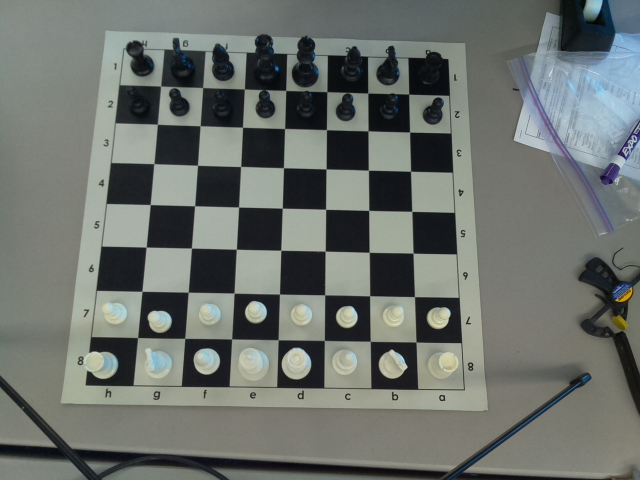
#> input picture chesshack/board-pictures/640-480/0.jpg, 640 x 480 px; the run also reads 1 picture not shown here
$ python process_vision.py ../../../chesshack/board-pictures/640-480/0.jpg ../../../chesshack/board-pictures/640-480/1.jpg ../../../chesshack/board-pictures/640-480/1.jpg   (Python 2 division)
#> lines starting #> are read from the running program, lines starting #| are printed output that depends on the picture; after the words box and inside, x2 and y2 are one past the last pixel; in counts of white or black regions, pixels touching at a corner belong together
#> in find_everything, orig_img_in is the input picture: shape (480, 640, 3); mean B, G, R 108.2, 113, 107.9
### lib/chess-cv/py-chess-cv/lib/cv.py
import cv2
import numpy as np
from game import initialize_game
from Square import Square

def crop_img(orig_img, sobel_img):
    #Make it grayscale
    gray = cv2.cvtColor(sobel_img,cv2.COLOR_BGR2GRAY)
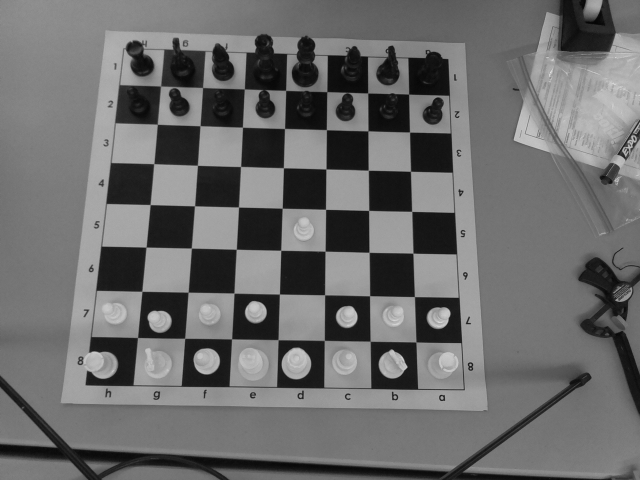
#> gray: shape (480, 640); min 4, max 226, mean 107.5
    #Compute thresholds, don't need to use adaptive cause it's black and white
    ret,thresh = cv2.threshold(gray,127,255,0)
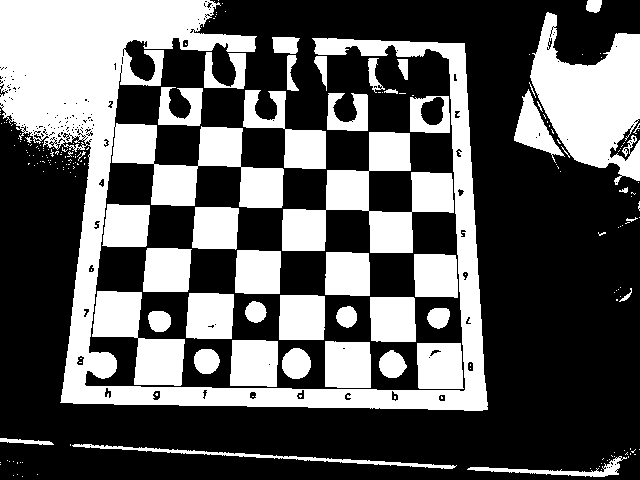
#> thresh: shape (480, 640); 36.7% white; 212 white regions (167 under 20 px)
    #Calculate contours from thresh, no idea what ret is even for.
    contours, hierarchy = cv2.findContours(thresh, cv2.RETR_TREE, cv2.CHAIN_APPROX_SIMPLE)
#> contours = 496 contours, 426 with area under 20; largest, box (x1, y1, x2, y2) and area: (0, 0, 488, 411) 49223, (530, 12, 640, 185) 10525, (282, 132, 454, 253) 8098, (92, 291, 185, 386) 4074, (243, 90, 326, 169) 2474

    #Search for the biggest contour
    biggest = None
    max_area = 0
    for i in contours:
        area = cv2.contourArea(i)
        if area > 100:
            peri = cv2.arcLength(i,True)
            approx = cv2.approxPolyDP(i,0.02*peri,True)
            if area > max_area and len(approx)==4:
                biggest = approx
                max_area = area
#> this loop made 496 passes
#> (area, peri, biggest, max_area) on passes 21, 50, 53, 55: (610.5, 413.3, [[626, 457], [603, 472], [467, 469], [604, 476]], 610.5), (1967.5, 179.1, [[417, 343], [419, 388], [463, 388], [460, 343]], 1967.5), (2011.5, 181.1, [[325, 341], [325, 386], [370, 387], [369, 342]], 2011.5), (2043.5, 183.1, [[232, 340], [230, 385], [276, 386], [277, 341]], 2043.5)
#> (area, peri, approx) on passes 43, 46, 62, 64, 65, 74: (855.5, 835.7, [[72, 445], [456, 465]]), (143.5, 116, [[0, 438], [0, 441], [53, 444], [49, 441]]), (1922, 176.5, [[370, 297], [371, 340], [415, 341], [413, 297]]), (1942.5, 177.1, [[280, 295], [279, 339], [323, 339], [324, 296]]), (1993.5, 180.7, [[189, 293], [186, 337], [231, 338], [233, 294]]), (1753.5, 169.1, [[414, 254], [415, 296], [457, 297], [455, 255]])
#> after the loop, max_area = 2043.5

    x_max = 0;
    x_min = 100000;
    y_max = 0
    y_min = 100000;
    for d in biggest:
       x = d[0][0]
       y = d[0][1]
       if x > x_max:
           x_max = x
       if x < x_min:
           x_min = x
       if y > y_max:
           y_max = y
       if y < y_min:
           y_min = y
#> this loop made 4 passes
#> (x, y, x_max, x_min, y_max, y_min) on pass 1: (232, 340, 232, 232, 340, 340)
#> (x, y, x_min, y_max) on pass 2: (230, 385, 230, 385)
#> after the loop, x_max = 277; x_min = 230; y_max = 386; y_min = 340

    x_start = x_min + 50
#> x_start = 280
    x_end = x_max - 50
#> x_end = 227
    y_start = y_min + 50
#> y_start = 390
    y_end = y_max + 50
#> y_end = 436
    new_original = orig_img[y_start:y_end, x_start:x_end]
#> new_original = empty array
    new_sobel = sobel_img[y_start:y_end, x_start:x_end]
#> new_sobel = empty array
    return new_original, new_sobel

# only use horizontal/vertical lines
# [5 lines left out: function valid_line, not called in this run]

def hough_lines(img):
    gray = cv2.cvtColor(img,cv2.COLOR_BGR2GRAY)
    edges = cv2.Canny(gray,50,175,apertureSize = 3)
    lines = cv2.HoughLines(edges,1,np.pi/180,180)
    horizontal_lines = []
    vertical_lines = []
    for rho,theta in lines[0]:
        if (valid_line(theta)):
            a = np.cos(theta)
            b = np.sin(theta)
            x0 = a*rho
            y0 = b*rho
            x1 = int(x0 + 1000*(-b))
            y1 = int(y0 + 1000*(a))
            x2 = int(x0 - 1000*(-b))
            y2 = int(y0 - 1000*(a))

            if x1 < -900 and x2 > 900:
              horizontal_lines.append({'rho': rho, 'theta': theta, 'p1': (x1, y1), 'p2': (x2, y2)})
            if y1 > 900 and y2 < -900:
              vertical_lines.append({'rho': rho, 'theta': theta, 'p1': (x1, y1), 'p2': (x2, y2)})
            #cv2.line(img,(x1,y1),(x2,y2),(0,0,255),2)
    return (horizontal_lines, vertical_lines)

THETA_DIFF = np.pi
MAGNITUDE_DIFF = 25

# [139 lines left out: functions merge_lines, sort_lines, find_intersection, get_squares, find_squares, not called in this run]

def valid_square(top_left, bottom_right, square_length):
    return (valid_diff(top_left[0], bottom_right[0], square_length) == 0
            and valid_diff(top_left[1], bottom_right[1], square_length) == 0)

# [14 lines left out: function valid_diff, not called in this run]


def find_everything(orig_img_path, sobel_img_path, board_state=None):
    orig_img_in = cv2.imread(orig_img_path)
    sobel_img_in = cv2.imread(sobel_img_path)
    orig_img, sobel_img = crop_img(orig_img_in, sobel_img_in)
#> orig_img = empty array; sobel_img = empty array

    height, width, depth = orig_img.shape
#> height = 46; width = 0; depth = 3
    NUM_LINES = 10
    AVG_SQUARE_LENGTH = ((height + width) / 2)/NUM_LINES
#> AVG_SQUARE_LENGTH = 2

    horizontal_lines, vertical_lines = hough_lines(sobel_img)
    # print(vertical_lines)

    # more lines than necessary, so merge
    if (len(vertical_lines) * len(horizontal_lines) > 49):
        merge_lines(vertical_lines)
        merge_lines(horizontal_lines)
    vertical_lines = sort_lines(vertical_lines, 'vertical')
    horizontal_lines = sort_lines(horizontal_lines, 'horizontal')

    # add edges to sobel_img
    for vert_line in vertical_lines:
        cv2.line(sobel_img,vert_line['p1'],vert_line['p2'],(0,0,255),2)
    for hori_line in horizontal_lines:
        cv2.line(sobel_img,hori_line['p1'],hori_line['p2'],(0,0,255),2)

    cv2.imwrite('output.jpg', sobel_img)
    return get_squares(horizontal_lines, vertical_lines, orig_img, sobel_img, board_state)

### lib/chess-cv/py-chess-cv/lib/__init__.py
import game, cv
from Square import Square
import json

# [7 lines left out: function start_game, not called in this run]

def process_input(orig, sobel, board_state):
    try:
        squares = cv.find_everything(orig, sobel, board_state)
        info = game.update_game(squares, board_state)
        print info
        return info
    except:
        pass

### lib/chess-cv/py-chess-cv/process_vision.py
#!/usr/bin/python

import sys
import lib

print 'Number of arguments:', len(sys.argv), 'arguments.'
print 'Argument List:', str(sys.argv)
print sys.argv[0]

if len(sys.argv) == 3:
    lib.start_game(sys.argv[1], sys.argv[2])
elif len(sys.argv) == 4:
    lib.process_input(sys.argv[1], sys.argv[2], sys.argv[3])

else:
    print 'This command requires 2 or 3 arguments'
